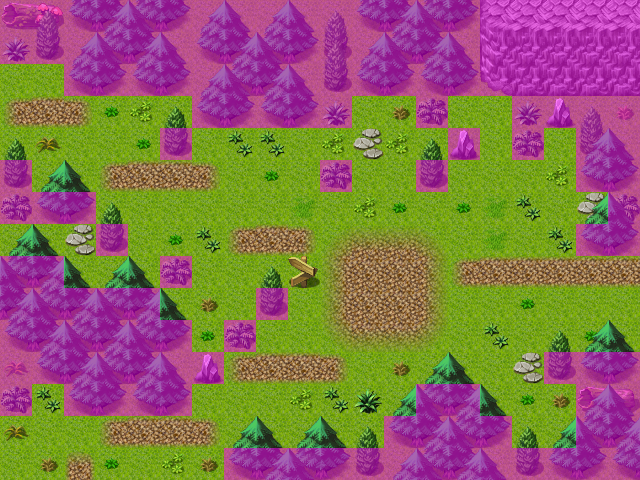

A 2D game scene composited from a Tiled map and its tileset images. What follows is a short description and the map's XML, with each tile layer's data collapsed to a summary:
An orthogonal 20x15 tile map with 32x32 px tiles, 4 tile layers (Ground, Objects, Above, Walkable), 40 tilesets and 5 objects (2x mapchange, 2x spawn, sign).

<map version="1.0" orientation="orthogonal" width="20" height="15" tilewidth="32" tileheight="32">
 <properties>
  <property name="outdoors" value="1" />
 </properties>
 <tileset firstgid="1" name="map_bed_1" tilewidth="32" tileheight="32">
  <image source="../drawable/map_bed_1.png" width="512" height="256" />
 </tileset>
 <tileset firstgid="129" name="map_border_1" tilewidth="32" tileheight="32">
  <image source="../drawable/map_border_1.png" width="512" height="256" />
 </tileset>
 <tileset firstgid="257" name="map_bridge_1" tilewidth="32" tileheight="32">
  <image source="../drawable/map_bridge_1.png" width="512" height="256" />
 </tileset>
 <tileset firstgid="385" name="map_broken_1" tilewidth="32" tileheight="32">
  <image source="../drawable/map_broken_1.png" width="512" height="256" />
 </tileset>
 <tileset firstgid="513" name="map_cavewall_1" tilewidth="32" tileheight="32">
  <image source="../drawable/map_cavewall_1.png" width="576" height="192" />
 </tileset>
 <tileset firstgid="621" name="map_cavewall_2" tilewidth="32" tileheight="32">
  <image source="../drawable/map_cavewall_2.png" width="576" height="192" />
 </tileset>
 <tileset firstgid="729" name="map_cavewall_3" tilewidth="32" tileheight="32">
  <image source="../drawable/map_cavewall_3.png" width="576" height="192" />
 </tileset>
 <tileset firstgid="837" name="map_chair_table_1" tilewidth="32" tileheight="32">
  <image source="../drawable/map_chair_table_1.png" width="512" height="256" />
 </tileset>
 <tileset firstgid="965" name="map_crate_1" tilewidth="32" tileheight="32">
  <image source="../drawable/map_crate_1.png" width="512" height="256" />
 </tileset>
 <tileset firstgid="1093" name="map_cupboard_1" tilewidth="32" tileheight="32">
  <image source="../drawable/map_cupboard_1.png" width="512" height="256" />
 </tileset>
 <tileset firstgid="1221" name="map_curtain_1" tilewidth="32" tileheight="32">
  <image source="../drawable/map_curtain_1.png" width="512" height="256" />
 </tileset>
 <tileset firstgid="1349" name="map_entrance_1" tilewidth="32" tileheight="32">
  <image source="../drawable/map_entrance_1.png" width="512" height="256" />
 </tileset>
 <tileset firstgid="1477" name="map_fence_1" tilewidth="32" tileheight="32">
  <image source="../drawable/map_fence_1.png" width="512" height="256" />
 </tileset>
 <tileset firstgid="1605" name="map_fence_2" tilewidth="32" tileheight="32">
  <image source="../drawable/map_fence_2.png" width="512" height="256" />
 </tileset>
 <tileset firstgid="1733" name="map_ground_1" tilewidth="32" tileheight="32">
  <image source="../drawable/map_ground_1.png" width="512" height="256" />
 </tileset>
 <tileset firstgid="1861" name="map_ground_2" tilewidth="32" tileheight="32">
  <image source="../drawable/map_ground_2.png" width="512" height="256" />
 </tileset>
 <tileset firstgid="1989" name="map_ground_3" tilewidth="32" tileheight="32">
  <image source="../drawable/map_ground_3.png" width="512" height="256" />
 </tileset>
 <tileset firstgid="2117" name="map_ground_4" tilewidth="32" tileheight="32">
  <image source="../drawable/map_ground_4.png" width="512" height="256" />
 </tileset>
 <tileset firstgid="2245" name="map_ground_5" tilewidth="32" tileheight="32">
  <image source="../drawable/map_ground_5.png" width="512" height="256" />
 </tileset>
 <tileset firstgid="2373" name="map_ground_6" tilewidth="32" tileheight="32">
  <image source="../drawable/map_ground_6.png" width="512" height="256" />
 </tileset>
 <tileset firstgid="2501" name="map_ground_7" tilewidth="32" tileheight="32">
  <image source="../drawable/map_ground_7.png" width="512" height="256" />
 </tileset>
 <tileset firstgid="2629" name="map_ground_8" tilewidth="32" tileheight="32">
  <image source="../drawable/map_ground_8.png" width="512" height="256" />
 </tileset>
 <tileset firstgid="2757" name="map_indoor_1" tilewidth="32" tileheight="32">
  <image source="../drawable/map_indoor_1.png" width="512" height="256" />
 </tileset>
 <tileset firstgid="2885" name="map_kitchen_1" tilewidth="32" tileheight="32">
  <image source="../drawable/map_kitchen_1.png" width="512" height="256" />
 </tileset>
 <tileset firstgid="3013" name="map_outdoor_1" tilewidth="32" tileheight="32">
  <image source="../drawable/map_outdoor_1.png" width="512" height="256" />
 </tileset>
 <tileset firstgid="3141" name="map_pillar_1" tilewidth="32" tileheight="32">
  <image source="../drawable/map_pillar_1.png" width="512" height="256" />
 </tileset>
 <tileset firstgid="3269" name="map_plant_1" tilewidth="32" tileheight="32">
  <image source="../drawable/map_plant_1.png" width="512" height="256" />
 </tileset>
 <tileset firstgid="3397" name="map_rock_1" tilewidth="32" tileheight="32">
  <image source="../drawable/map_rock_1.png" width="512" height="256" />
 </tileset>
 <tileset firstgid="3525" name="map_roof_1" tilewidth="32" tileheight="32">
  <image source="../drawable/map_roof_1.png" width="512" height="256" />
 </tileset>
 <tileset firstgid="3653" name="map_roof_2" tilewidth="32" tileheight="32">
  <image source="../drawable/map_roof_2.png" width="512" height="256" />
 </tileset>
 <tileset firstgid="3781" name="map_shop_1" tilewidth="32" tileheight="32">
  <image source="../drawable/map_shop_1.png" width="512" height="256" />
 </tileset>
 <tileset firstgid="3909" name="map_sign_ladder_1" tilewidth="32" tileheight="32">
  <image source="../drawable/map_sign_ladder_1.png" width="512" height="256" />
 </tileset>
 <tileset firstgid="4037" name="map_table_1" tilewidth="32" tileheight="32">
  <image source="../drawable/map_table_1.png" width="512" height="256" />
 </tileset>
 <tileset firstgid="4165" name="map_trail_1" tilewidth="32" tileheight="32">
  <image source="../drawable/map_trail_1.png" width="512" height="256" />
 </tileset>
 <tileset firstgid="4293" name="map_tree_1" tilewidth="32" tileheight="32">
  <image source="../drawable/map_tree_1.png" width="512" height="256" />
 </tileset>
 <tileset firstgid="4421" name="map_wall_1" tilewidth="32" tileheight="32">
  <image source="../drawable/map_wall_1.png" width="512" height="256" />
 </tileset>
 <tileset firstgid="4549" name="map_wall_2" tilewidth="32" tileheight="32">
  <image source="../drawable/map_wall_2.png" width="480" height="256" />
 </tileset>
 <tileset firstgid="4669" name="map_wall_3" tilewidth="32" tileheight="32">
  <image source="../drawable/map_wall_3.png" width="480" height="256" />
 </tileset>
 <tileset firstgid="4789" name="map_window_1" tilewidth="32" tileheight="32">
  <image source="../drawable/map_window_1.png" width="512" height="256" />
 </tileset>
 <tileset firstgid="4917" name="map_window_2" tilewidth="32" tileheight="32">
  <image source="../drawable/map_window_2.png" width="512" height="256" />
 </tileset>
 <layer name="Ground" width="20" height="15">
  <data>[300 cells, 300 non-empty, 6 distinct tile ids]</data>
 </layer>
 <layer name="Objects" width="20" height="15">
  <data>[300 cells, 205 non-empty, 37 distinct tile ids]</data>
 </layer>
 <layer name="Above" width="20" height="15">
  <data>[300 cells, 38 non-empty, 3 distinct tile ids]</data>
 </layer>
 <layer name="Walkable" width="20" height="15">
  <data>[300 cells, 139 non-empty, 1 distinct tile ids]</data>
 </layer>
 <objectgroup name="Mapevents" visible="0">
  <object name="west" type="mapchange" x="0" y="64" width="32" height="96">
   <properties>
    <property name="map" value="wild17" />
    <property name="place" value="east" />
   </properties>
  </object>
  <object name="east" type="mapchange" x="608" y="256" width="32" height="96">
   <properties>
    <property name="map" value="wild16" />
    <property name="place" value="west" />
   </properties>
  </object>
  </objectgroup>
 <objectgroup name="Spawn" visible="0">
  <!-- 2 objects omitted --></objectgroup>
 <objectgroup name="Keys" visible="0" />
</map>
<!-- 3 of 5 objects omitted -->
